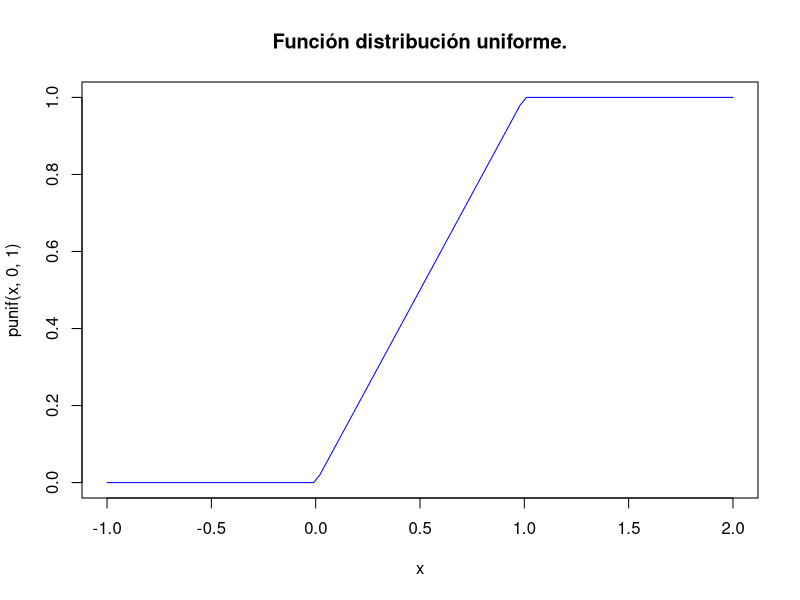

Here is the R script that generated this plot:
## ---- chunk 1
knitr::opts_chunk$set(echo = TRUE)
## ---- chunk 2
curve(punif(x,0,1),xlim=c(-1,2),col="blue",
      main="Función distribución uniforme.")
